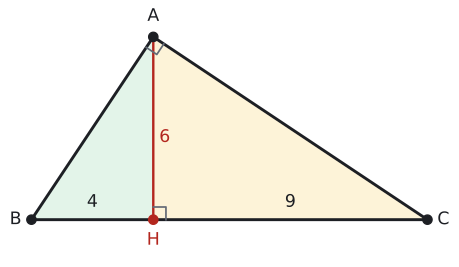

Recreate this plot in Python.
import sys; sys.path.insert(0, "tools")
from cizim import *

# Örnek 1: |BH| = 4, |HC| = 9, |AH| = 6 (6² = 4·9).
# A'da dik açı, [AH] ⊥ [BC]. p = |BH|, k = |HC|; A noktası (p, √(p·k)) olur, böylece AB ⊥ AC kendiliğinden sağlanır.
p, k = 4, 9
E = {'h': '6', 'p': '4', 'k': '9'}          # kenar etiketleri (None: yazma)
DOLGU, RENKLI_KENAR, EK = True, False, []

B = np.array([0.0, 0.0]); H = np.array([p, 0.0]); C = np.array([p + k, 0.0]); A = np.array([p, np.sqrt(p * k)])
uz = lambda P, Q: float(np.linalg.norm(P - Q))
u, v = B - A, C - A
print("AB", round(uz(A, B), 4), "AC", round(uz(A, C), 4), "AH", round(uz(A, H), 4), "BC", round(uz(B, C), 4),
      "A açısı", round(float(np.degrees(np.arccos(np.dot(u, v) / uz(A, B) / uz(A, C)))), 4))

s = (p + k) / 10
G = (A + B + C) / 3
def kenar(P, Q, metin, renk=YAZI, d=0.42):
    M = (P + Q) / 2; t = (Q - P) / uz(P, Q); n = np.array([-t[1], t[0]])
    if np.dot(n, M - G) < 0: n = -n
    ax.text(*(M + d * s * n), metin, ha="center", va="center", color=renk, fontsize=13)
def dik(K, P, Q, r=0.32):
    a_ = (P - K) / uz(P, K) * r * s; b_ = (Q - K) / uz(Q, K) * r * s
    ax.plot(*zip(K + a_, K + a_ + b_, K + b_), color=SOLUK, lw=1.3)

x0, x1 = -0.6 * s, p + k + 0.6 * s
y0, y1 = (-1.9 if E.get("a") else -1.0) * s, A[1] + 0.6 * s
fig, ax = sekil(6, max(2.2, 6 * (y1 - y0) / (x1 - x0)))
ax.set_aspect("equal"); ax.axis("off")
if DOLGU:
    ax.add_patch(patches.Polygon([A, B, H], closed=True, facecolor=YESIL_ACIK, edgecolor="none"))
    ax.add_patch(patches.Polygon([A, H, C], closed=True, facecolor=SARI_ACIK, edgecolor="none"))
rc, rb = (MAVI, YESIL) if RENKLI_KENAR else (YAZI, YAZI)
ax.plot(*zip(A, B), color=rc); ax.plot(*zip(B, H), color=rc)
ax.plot(*zip(A, C), color=rb); ax.plot(*zip(H, C), color=rb)
ax.plot(*zip(A, H), color=KIRMIZI, lw=1.8)
dik(H, A, C); dik(A, B, C)
nokta(ax, *A, ""); nokta(ax, *B, ""); nokta(ax, *C, ""); nokta(ax, *H, "", renk=KIRMIZI)
ax.text(A[0], A[1] + 0.3 * s, "A", ha="center", va="bottom", fontsize=13)
ax.text(B[0] - 0.25 * s, 0, "B", ha="right", va="center", fontsize=13)
ax.text(C[0] + 0.25 * s, 0, "C", ha="left", va="center", fontsize=13)
ax.text(H[0], -0.3 * s, "H", ha="center", va="top", fontsize=13, color=KIRMIZI)
if E.get("c"): kenar(A, B, E["c"], rc)
if E.get("b"): kenar(A, C, E["b"], rb)
if E.get("h"):
    sag = k >= p
    ax.text(p + (0.15 if sag else -0.15) * s, A[1] * 0.45, E["h"], ha="left" if sag else "right", va="center", color=KIRMIZI, fontsize=13)
if E.get("p"): ax.text(p / 2, 0.22 * s, E["p"], ha="center", va="bottom", color=rc, fontsize=13)
if E.get("k"): ax.text(p + k / 2, 0.22 * s, E["k"], ha="center", va="bottom", color=rb, fontsize=13)
if E.get("a"):
    ax.annotate("", xy=(p + k, -1.05 * s), xytext=(0, -1.05 * s), arrowprops=dict(arrowstyle="<->", color=SOLUK, lw=1.2))
    for x in (0, p + k): ax.plot([x, x], [-0.85 * s, -1.25 * s], color=SOLUK, lw=1)
    ax.text((p + k) / 2, -1.25 * s, E["a"], ha="center", va="top", fontsize=13)
for (fx, fy, metin, renk) in EK:
    ax.text(fx, fy, metin, ha="center", va="center", color=eval(renk), fontsize=12)
ax.set_xlim(x0, x1); ax.set_ylim(y0, y1)
kaydet(fig, __file__)
